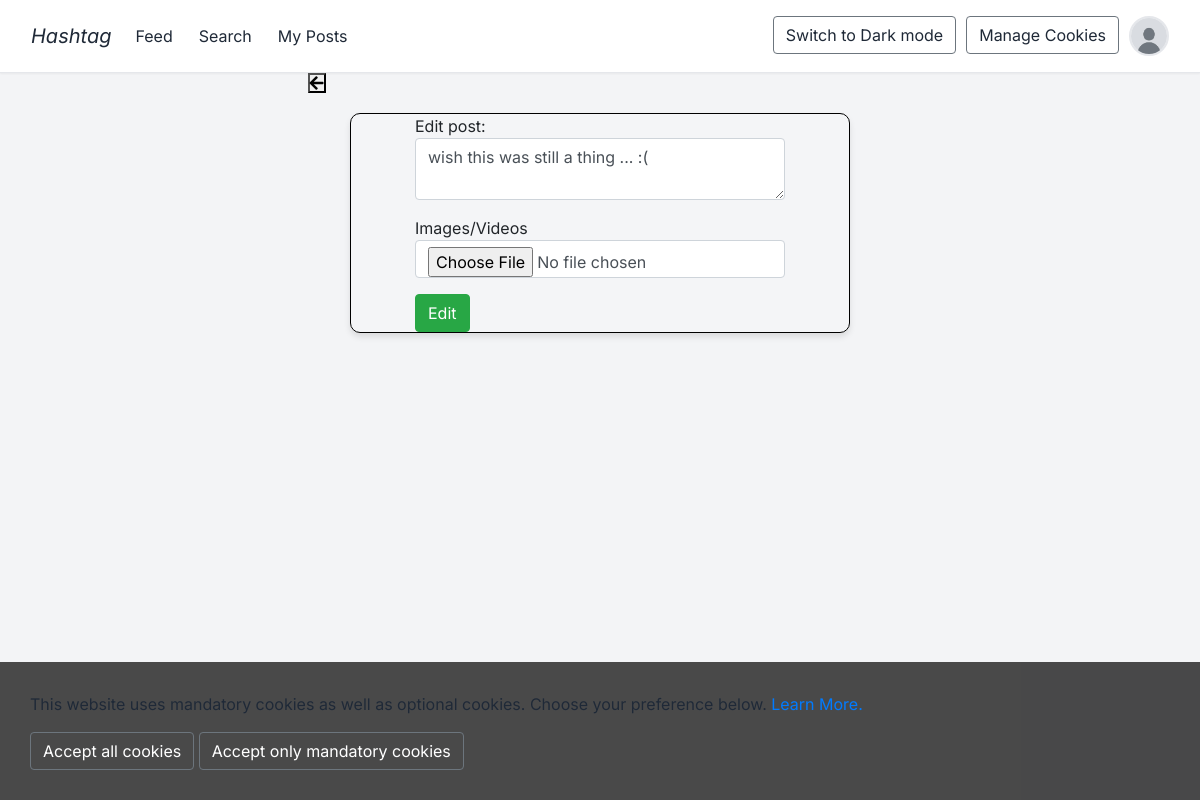
The app's page /edit/5 (signed in) with its own data.
### app/models.py (models this page shows, shortened)
class User(UserMixin, db.Model):
    id = db.Column(db.Integer, primary_key=True)
    username = db.Column(db.String(500), unique = True, nullable=False)
    password = db.Column(db.String(500))
    email = db.Column(db.String(1000))
    date_of_birth = db.Column(db.Date)
    profile_picture = db.Column(db.String(120), nullable = True)
    posts = db.relationship('Posts', back_populates='user')
    likes = db.relationship('Likes', backref='user', lazy='dynamic')
    comments = db.relationship('Comments', backref='user', lazy='dynamic')
    followers = db.relationship('Followers', foreign_keys='Followers.follower_id', backref='followed_by', lazy='dynamic')
    following = db.relationship('Followers', foreign_keys='Followers.following_id', backref='following', lazy='dynamic')

class Posts(db.Model):
    post_id = db.Column(db.Integer, primary_key=True)
    content = db.Column(db.String(1000), nullable=False)
    user_id = db.Column(db.Integer, db.ForeignKey('user.id'))
    image = db.Column(db.String(120), nullable = True)
    timestamp = db.Column(db.DateTime, index=True, default=db.func.now())
    upvotes = db.Column(db.Integer, default=0)
    likes = db.relationship('Likes', backref='posts', lazy='dynamic')
    comments = db.relationship('Comments', backref='posts', lazy='dynamic')
    user = db.relationship('User', back_populates='posts')
    hashtags = db.relationship('Hashtags', secondary='post_hashtag', back_populates='posts')

### app/views.py (the view, shortened to what this page needs)
@app.route('/edit/<int:post_id>', methods=['GET','POST'])
@login_required
def edit_post(post_id):
    theme = request.cookies.get('theme')
    post_to_edit = models.Posts.query.get(post_id)
    form = EditPost(obj=post_to_edit)
    return render_template('edit.html', form=form, post=post_to_edit, theme=theme)

### app/forms.py
class EditPost(FlaskForm):
    content = TextAreaField('content', validators = [DataRequired()])
    image_or_video = FileField('image')

### app/__init__.py (called while the page is built)
@login_manager.user_loader
def load_user(user_id):
    return User.query.get(int(user_id))  # Use query.get() to fetch the user

### app/templates/edit.html (shortened to what this page needs)
{% extends "base.html" %}
{% block content %}
<a href="/feed">
    <button><i id="left-button" class="fas fa-arrow-left"></i></button>
</a>
<div class="form-container">
    <form action="" method="post" name="PostForm" enctype="multipart/form-data">
        <div class="form-group">
            <label for="username">Edit post: </label>
            {{ form.content(class="form-control", id="content") }}
        </div>
        <div class="form-group">
            <label for="password">Images/Videos</label>
            {{ form.image_or_video(class="form-control", id="image_or_video") }}
        </div>
        <div class="button-container">
            <button type="submit" class="btn btn-success" aria-label="Save Assessment">Edit</button>
        </div>
    </form>
</div>
{% endblock %}

### app/templates/base.html (shortened to what this page needs)
<html lang="en">
    <head>
        <link rel="stylesheet" type="text/css" href="{{ url_for('static', filename='fontawesome-free-5.3.1-web/css/all.css') }}">
        <link rel="stylesheet" href="https://stackpath.bootstrapcdn.com/bootstrap/4.2.1/css/bootstrap.min.css">
        <link rel="stylesheet" href="{{ url_for('static', filename='styles.css') }}">
    </head>
    <body>
        <nav class="navbar navbar-expand-sm fixed-top" role="navigation">
          <div class="container-fluid">
            <a class="navbar-brand" href="/feed">Hashtag</a>
            <div class="collapse navbar-collapse" id="navbarSupportedContent">
              <div class="left-nav-buttons">
                {% if current_user.is_authenticated %}
                <ul class="navbar-nav mr-auto">
                  <li class="nav-item"><a class="nav-link" href="/feed">Feed <span class="sr-only">(current)</span></a></li>
                  <li class="nav-item"><a class="nav-link" href="/search">Search</a></li>
                  <li class="nav-item"><a href="{{ url_for('users_posts', user_id=current_user.id) }}" class = "nav-link">My Posts</a></li>
                </ul>
                {% endif %}
              </div>
              <div class="right-nav-buttons">
                <ul class="navbar-nav mr-auto">
                  <li class="nav-item"><button id="theme-toggle" class="btn btn-outline-secondary ml-auto">
                    {% if theme == 'dark' %}
                      Switch to Light mode
                    {% else %}
                      Switch to Dark mode
                    {% endif %}
                    </button></li>
                  <li class="nav-item"><button id="manage-cookies" class="btn btn-outline-secondary ml-auto">Manage Cookies</i></button></li>
                  <li>{% if current_user.is_authenticated %}
                    {% if current_user.profile_picture %}
                      <a href="{{ url_for('profile', user_id=current_user.id) }}"><img src="{{ url_for('static', filename='uploads/' + current_user.profile_picture) }}" alt="Profile Picture" class="profile-img"></a>
                    {% else %}
                      <a href="{{ url_for('profile', user_id=current_user.id) }}"><img src="{{ url_for('static', filename='uploads/default.png') }}" alt="Default Profile Picture" class="profile-img"></a>
                    {% endif %}
                  {% endif %}</li>
                </ul>
              </div>
            </div>
          </div>
        </nav>
        <div class="container-fluid-flash">
          <div class="row">
            <div class="col-lg-3 col-md-2 col-sm-1"></div>
              <div class="col-lg-6 col-md-8 col-sm-10 col-12">
              {% block content %}{% endblock %}
              </div>
          </div>
        </div>
        <div id="cookies">
          <div class="cookie-container">
            <div class="subcontainer">
              <div class="cookies">
                <p>This website uses mandatory cookies as well as optional cookies. Choose your preference below. <a href="https://ico.org.uk/for-the-public/online/cookies/">Learn More.</a></p>
                <button id="all-cookies-btn" class="btn btn-outline-secondary ml-auto">Accept all cookies</button>
                <button id="mandatory-cookies-btn" class="btn btn-outline-secondary ml-auto">Accept only mandatory cookies</button>
              </div>
            </div>
          </div>
        </div>
    </body>
</html>

### app/static/styles.css (style rules this page uses)
* { margin: 0; padding: 0; box-sizing: border-box; }
label { margin: 0; }
body { font-family: 'Inter', sans-serif; background-color: #f3f4f6; --navbar-colour: white; --text-colour: #1f2937; --post-text: #f3f4f6; }
p { color: var(--text-colour); }
img { border-radius: 12.5px; object-fit: cover; }
.navbar { background-color: var(--navbar-colour); border-bottom: 1px solid #e5e7eb; padding: 1rem; position: sticky; top: 0; z-index: 50; box-shadow: 0 1px 2px 0 rgba(0, 0, 0, 0.05); }
.collapse { display: flex; justify-content: space-between; }
.right-nav-buttons { gap: 10px; display: flex; justify-content: center; align-items: center; }
.nav-item { margin-right: 10px; }
#theme-toggle, #manage-cookies, .navbar-brand, .nav-link { color: var(--text-colour); }
.navbar button { color: #4b5563; text-decoration: none; transition: color 0.2s; }
.navbar-brand { font-style: italic; }
.profile-img { height: 2.5rem; width: 2.5rem; border-radius: 9999px; object-fit: cover; border: 2px solid #e5e7eb; }
.form-container { max-width: 500px; margin: 0 auto; margin-top: 20px; z-index: 1; position: relative; background: rgba(255, 255, 255, 0.1); box-shadow: 0 4px 6px rgba(0, 0, 0, 0.1); border-radius: 10px; border: 1px solid black; display: flex; justify-content: center; align-items: center; }
i, span { color: black; }
#cookies { padding: 30px; width: 100%; position: fixed; bottom: 0; color: white; background-color: rgba(0, 0, 0, 0.7); z-index: 1; }
#all-cookies-btn, #mandatory-cookies-btn { color: white; }
.cookies { min-height: 70px; }

### records on screen
User: profile_picture (placeholder picture)
Posts: content "wish this was still a thing ... :("
